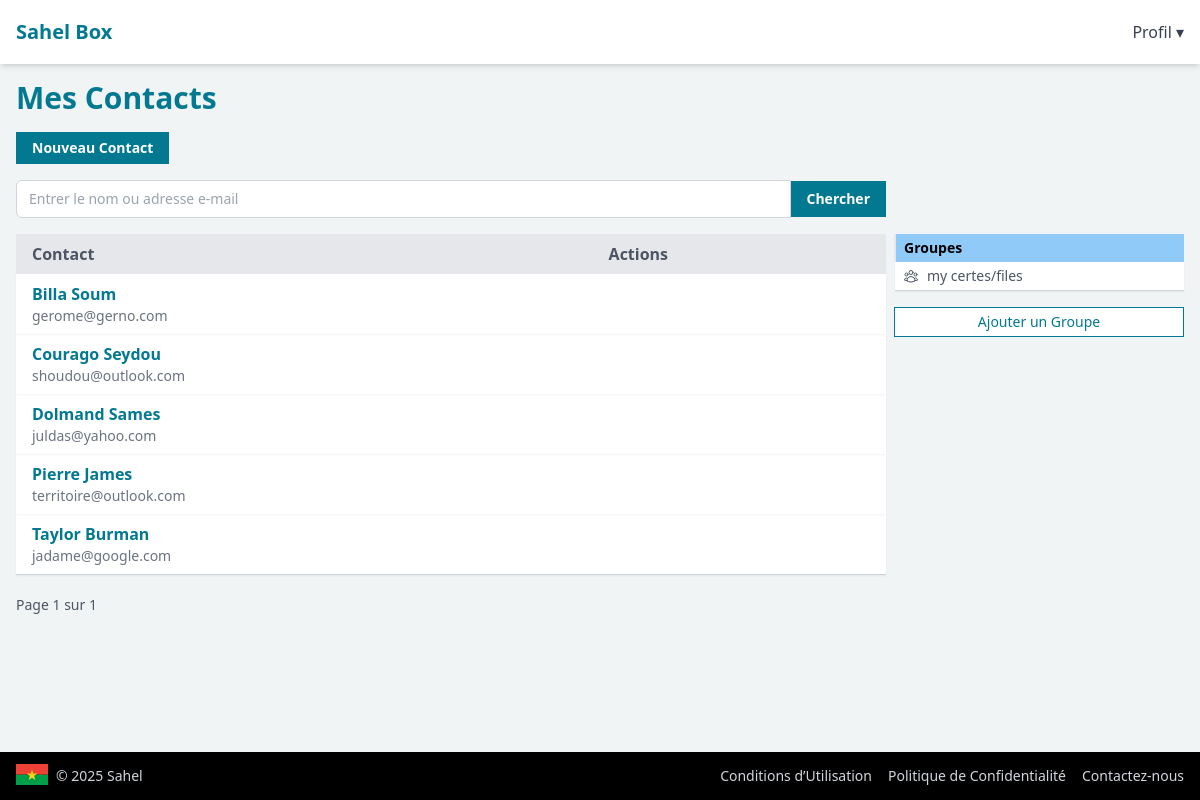
/mon-box/contacts (signed in), run on an earlier commit of the app's database.
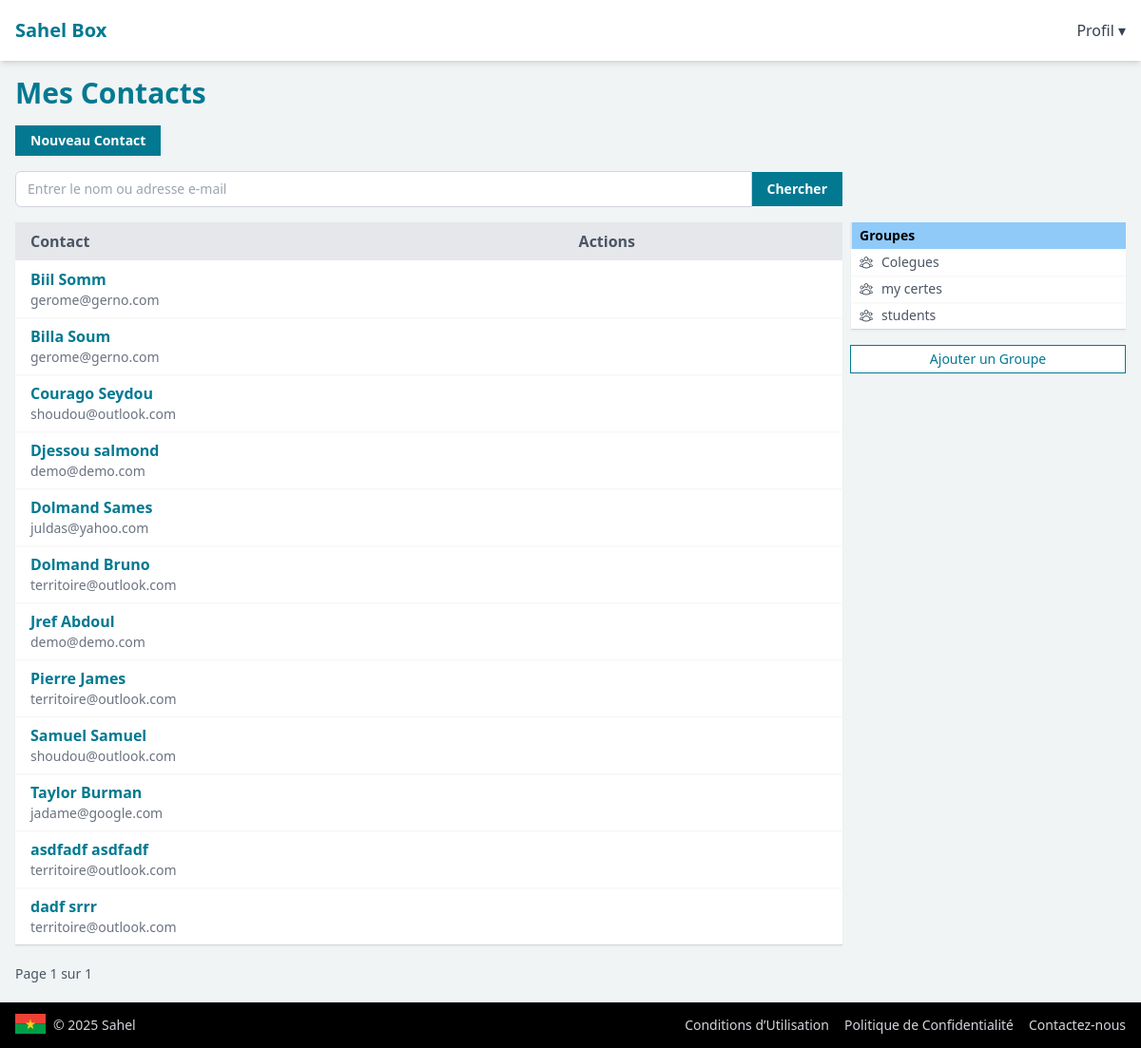
And on a later commit of the database.
### drive/models.py (models this page shows, shortened)
class ContactDetails(models.Model):
    first_name = models.CharField(max_length=255)
    last_name = models.CharField(max_length=255)
    email = models.EmailField()
    created_at = models.DateTimeField(auto_now_add=True)
    is_deleted = models.BooleanField(default=False)
    deleted_at = models.DateTimeField(null=True, blank=True)
    is_imported = models.BooleanField(default=False)
    imported_at = models.DateTimeField(null=True, blank=True)
    imported_contact_id = models.PositiveBigIntegerField(null=True, blank=True)
    groups = models.ManyToManyField(
        'ContactGroup',
        related_name='contacts',
        blank=True
    )
    user = models.ForeignKey(
        get_user_model(),
        on_delete=models.CASCADE,
        related_name='contacts'
    )
    class Meta:
        ordering = ['first_name']
    @property
    def full_name(self):
        return f"{self.first_name} {self.last_name}"

class ContactGroup(models.Model):
    name = models.CharField(max_length=255)
    description = models.TextField(max_length=1500)
    created_at = models.DateTimeField(auto_now_add=True)
    is_deleted = models.BooleanField(default=False)
    deleted_at = models.DateTimeField(null=True, blank=True)
    user = models.ForeignKey(
        get_user_model(),
        on_delete=models.CASCADE,
        related_name='contact_groups'
    )
    class Meta:
        ordering = ['name']

### drive/views.py (the view)
# urls.py: path('contacts', views.all_contacts_view, name='my-contacts'),
@require_http_methods(['GET'])
@login_required
def all_contacts_view(request):
    page_size = request.GET.get('page_size', '50')
    if is_valid_int(page_size):
        page_size = int(page_size)
    else:
        page_size = 50
    page = request.GET.get('page', '1')
    if is_valid_int(page):
        page = int(page)
    else:
        page = 1
    group_id = request.GET.get('group')
    group = None
    if group_id:
        group = ContactGroup.objects.filter(
            is_deleted=False,
            user=request.user,
            id=group_id
        ).first()
        if not group:
            messages.warning(request, 'Groupe introuvable')
            return redirect('my-contacts')
        contacts = group.contacts.all()
    else:
        contacts = ContactDetails.objects.filter(
            is_deleted=False,
            user=request.user
        )
    contact_groups = ContactGroup.objects.filter(
        is_deleted=False,
        user=request.user
    )
    paginator = Paginator(contacts, page_size)
    page_obj = paginator.get_page(page)
    return render(request, 'contacts/contacts.html', {
        'contacts': page_obj,
        'contact_groups': contact_groups,
        'group': group,
    })

### core/utils.py (called while the page is built)
def is_valid_int(s):
    if not s:
        return False
    try:
        int(s)
        return True
    except ValueError:
        return False

### drive/templates/contacts/contacts.html (shortened to what the changed rows need)
{% extends 'base.html' %}
{% block content %}
<h1 class="text-xl md:text-2xl lg:text-3xl font-bold mb-4 text-[#027991]">
    <a href="{% url 'my-contacts' %}">Mes Contacts</a>
</h1>
<div>
    <div class="grid md:grid-cols-[3fr_1fr] sm:grid-cols-1 gap-2 mt-4">
        <div>
            <table class="border-b border-gray-300 w-full" id="file-table">
                <thead class="bg-gray-200">
                    <tr>
                        <th class="px-4 py-2 text-left text-md text-gray-600 font-semibold">
                            Contact
                        </th>
                        <th class="w-[32%] text-left text-md text-gray-600 font-semibold">
                            Actions
                        </th>
                    </tr>
                </thead>
                <tbody class="bg-white">
                    {% for contact in contacts %}
                    <tr class="shadow shadow-sm group hover:bg-gray-50 hover:text-[#027991]">
                        <td class="px-4 py-2 text-md">
                            <a href="#"
                                class="text-[#027991] hover:text-[#016073] font-semibold shrink-0">{{contact.full_name}}</a>
                            <p class="text-sm text-gray-500">{{contact.email}}</p>
                        </td>
                        <td class="px-4 py-2 text-sm flex items-center space-x-3">
                        </td>
                    </tr>
                    {% endfor %}
                </tbody>
            </table>
        </div>
        <div id="right-pane">
            <div class="mb-4">
                <table class="min-w-full border-b border-gray-300">
                    <thead class="bg-[#90caf9]">
                        <tr>
                            <th class="px-2 py-1 text-left text-sm font-semibold border-l-2 border-gray-200">
                                {% if group %}
                                <span>Autres Groupes</span>
                                {% else %}
                                <span>Groupes</span>
                                {% endif %}
                            </th>
                        </tr>
                    </thead>
                    {% if contact_groups %}
                    <tbody class="bg-white">
                        {% for group in contact_groups %}
                        <tr class="shadow shadow-sm group hover:bg-gray-50">
                            <td class="px-2 py-1 text-sm text-gray-600">
                                <a href="{% url 'my-contacts' %}?group={{group.id}}"
                                    class="flex items-center space-x-2">
                                    <span>{{ group.name }}</span>
                                </a>
                            </td>
                        </tr>
                        {% endfor %}
                    </tbody>
                    {% endif %}
                </table>
            </div>
        </div>
    </div>
</div>
{% endblock %}

What changed in the data, as far as the page shows it:
added ContactDetails: full_name "Biil Somm", email "gerome@gerno.com"
added ContactDetails: full_name "Djessou salmond", email "demo@demo.com"
added ContactDetails: full_name "Dolmand Bruno", email "territoire@outlook.com"
added ContactDetails: full_name "Jref Abdoul", email "demo@demo.com"
added ContactDetails: full_name "Samuel Samuel", email "shoudou@outlook.com"
added ContactDetails: full_name "asdfadf asdfadf", email "territoire@outlook.com"
added ContactDetails: full_name "dadf srrr", email "territoire@outlook.com"
added ContactGroup: name "Colegues"
changed ContactGroup: name "my certes/files" → "my certes"
added ContactGroup: name "students"
